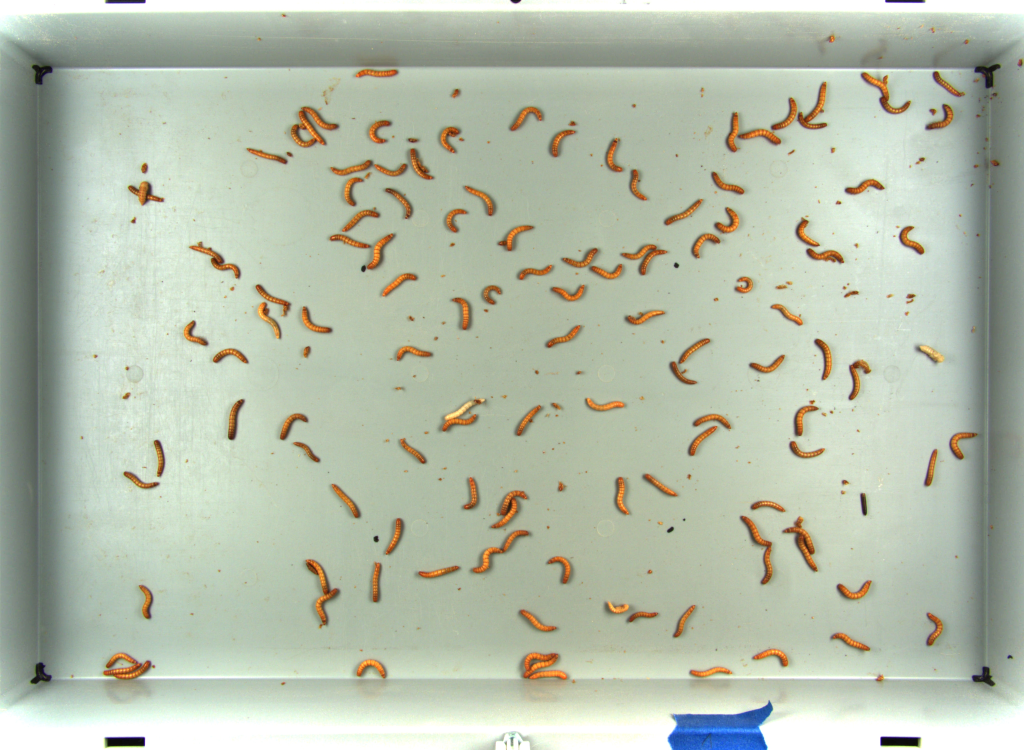
#> input picture Lab04/Lab4_dane/proc_20221213112112426_image0.jpg, 4096 x 3000 px (shown at 1/4 size)
$ jupyter execute --allow-errors Lab4_detekcja.ipynb
#> lines starting #> are read from the running program, lines starting #| are printed output that depends on the picture
### Laboratorium 4, część 1: Detekcja obiektów metodami klasycznymi

#### _Fabuła_
_Aby nauczyć głęboki model do segmentacji_ amodalnej _(tj. odpornej na okluzje między obiektami) konieczne jest skonstruowanie odpowiednio anotowanego zbioru uczącego.
Pozyskanie takich danych w drodze manualnej anotacji jest zbyt kosztowne, dlatego obieramy podejście oparte o generowanie danych syntetycznych.
Dane generowane będą na podstawie zbioru_ modalnego, _tj. zawierającego wyłącznie nieprzysłonięte obiekty.
Obiekty te należy najpierw wysegmentować ze specjalnie przygotowanych obrazów źródłowych, a następnie przeanalizować ich kształty -- ten właśnie krok będzie Twoim zadaniem._

#### Zadania

Twoim celem jest wykonanie detekcji i segmentacji _obiektów zainteresowania_ z podanych obrazów źródłowych.

W **pierwszej kolejności** przygotujesz potok przetwarzania przyjmujący obraz kolorowy w przestrzeni BGR/RGB a zwracający kolekcję obiektów opisanych (1) prostokątem otaczającym (_bounding box_) - na potrzeby detekcji, oraz (2) maską binarną **lub** konturem (tj. zbiorem koordynat punktów brzegowych).
Potok przetwarzania powinien obejmować binaryzację obrazu kolorowego (znanymi Ci już metodami), detekcję komponentów spójności ([`cv2.findContours`](https://docs.opencv.org/4.x/d3/dc0/group__imgproc__shape.html#gadf1ad6a0b82947fa1fe3c3d497f260e0)), oraz analizę blobów binarnych (obiektów).
Wykryte obiekty należy przefiltrować tak, aby pozostawić wyłącznie _obiekty zainteresowania_, tj. pojedyncze larwy.
Należy więc usunąć:
* drobne obiekty niebędące larwami,
* instancje złączone,
* wszelkie inne zakłócenia.

Zaimplementuj również funkcję pozwalającą na zaprezentowanie wyników detekcji w formie rysowania prostokątów odpowiadających instancjom oraz segmentacji w formie zaznaczania pikseli należących do instancji (może być w jednej funkcji z opcją wyboru).

**Następnie** opracujesz moduł przetwarzania poszczególnych instancji na poziomie masek binarnych lub konturów.
Moduł ten ma przyjmować pojedynczą instancję i wyznaczać dla niej podstawowe informacje, takie jak:
* długość (skorzystaj z [`skimage.morphology.skeletonize`](https://scikit-image.org/docs/stable/api/skimage.morphology.html#skimage.morphology.skeletonize)) - relatywnie łatwa do _estymacji_, ale dość trudna do precyzyjnego _pomiaru_,
* grubość - może stanowić wyzwanie,
* klasyfikację kształtu (I-kształtne, S-kształtne, C-kształtne) -- potencjalnie trudne zadanie,
* ...

Nie musisz implementować ich wszystkich: na maksymalną ocenę wystarczą dwie miary zrobione _nieźle_ lub jedna opracowana _solidnie_.

#### Oczekiwane rezultaty
1. Zaprojektowanie potoku przetwarzania do detekcji i segmentacji - skonstruuj go najlepiej jako pojedynczą funkcję, ale pozostaw ślad z dokonywanych po drodze eksperymentów, tak aby możliwe było przeanalizowanie przebiegu operacji krok po kroku.
2. Zadbaj o możliwość przetworzenia tylko wybranego RoI z obrazu, aby można było przyjrzeć się "z bliska" wybranym rejonom (np. trudniejszym) -- rekomenduję zacząć pracę od wybrania mniejszego, wygodniejszego w przetwarzaniu rejonu.
3. Działanie modułu analizy zademonstruj na kilku wybranych przykładach, także umożliwiając podgląd operacji krok po kroku.
4. Debugging - jeśli na którymkolwiek etapie pojawią się problemy, których nie potrafisz rozwiązać, postaraj się przynajmniej przeanalizować, co je powoduje.

#### Literatura
1. [`cv2.findContours`](https://docs.opencv.org/4.x/d3/dc0/group__imgproc__shape.html#gadf1ad6a0b82947fa1fe3c3d497f260e0), [OpenCV Structural Analysis and Shape Descriptors](https://docs.opencv.org/4.x/d3/dc0/group__imgproc__shape.html), [OpenCV Drawing Functions](https://docs.opencv.org/4.x/d6/d6e/group__imgproc__draw.html)
2. Publikacja, której częścią był potok przetwarzania podobny do tego, który zaimplementujesz: https://ieeexplore.ieee.org/document/10924163

[cell 1]
from typing import List

import os
import cv2
import numpy as np
import matplotlib.pyplot as plt
import ipywidgets as widgets
from ipywidgets import interact, fixed
import random
from skimage.morphology import reconstruction
import csv, json
from scipy.sparse import coo_matrix
from scipy.sparse.csgraph import dijkstra
from scipy.ndimage import uniform_filter1d
import skimage.morphology as skm

[cell 2]
# staraj się projektować potok przetwarzania na jednym obrazie, a następnie przetestować go na drugim
calib = cv2.imread('Lab4_dane/proc_20221213112112426_image0.jpg')
#> calib is the input picture: shape (3000, 4096, 3); mean B, G, R 171.2, 189.5, 180.5
test = cv2.imread('Lab4_dane/proc_20221213112219030_image0.jpg')
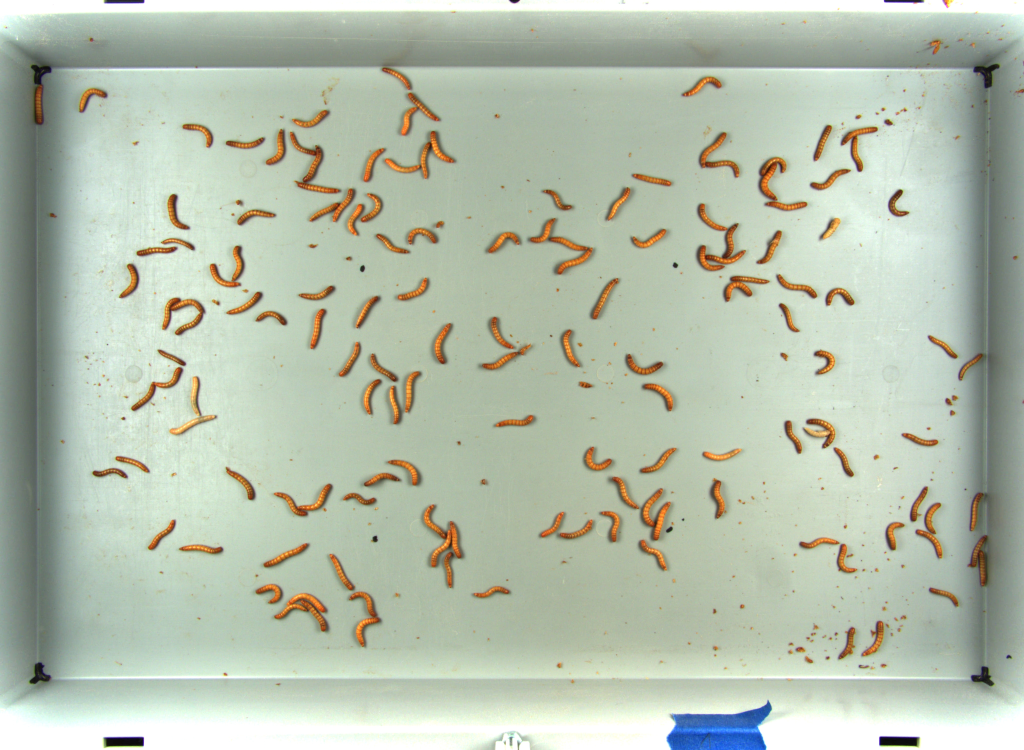
#> input picture Lab04/Lab4_dane/proc_20221213112219030_image0.jpg, 4096 x 3000 px (shown at 1/4 size)
#> test is the input picture: shape (3000, 4096, 3); mean B, G, R 173.2, 191.1, 180.7

[cell 3]
f, (a1, a2) = plt.subplots(1,2,figsize=(16,12))
a1.imshow(calib[...,::-1].transpose((1,0,2)))
a2.imshow(test[...,::-1].transpose((1,0,2)))
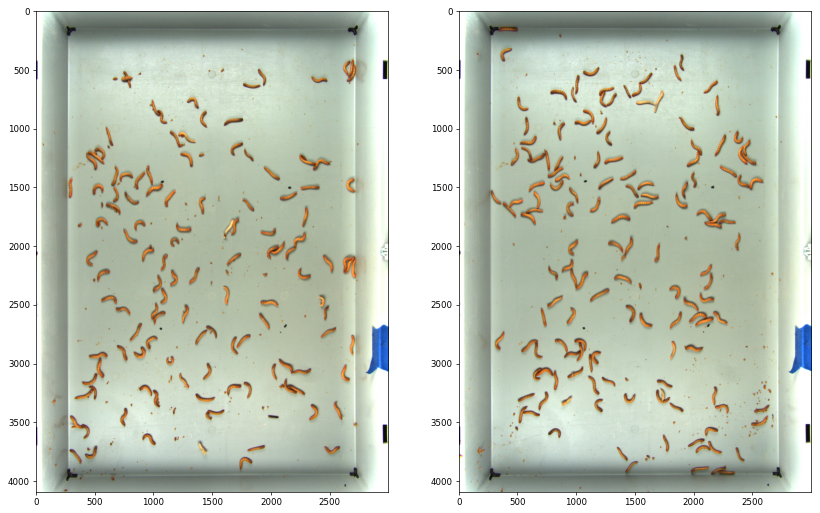
#> figure drawn by matplotlib, 2 panels

[cell 4]
def analyze_hsv(image_bgr, show_original=True, bins_h=180, bins_sv=256,
                save_dir=None):
#> called with show_original = False, bins_h = 180, bins_sv = 256, save_dir = 'out_calib'
    if save_dir is not None:
        os.makedirs(save_dir, exist_ok=True)

    def save_img(name, img):
        if save_dir is not None:
            cv2.imwrite(os.path.join(save_dir, f"{name}.png"), img)

    hsv = cv2.cvtColor(image_bgr, cv2.COLOR_BGR2HSV)
#> hsv: shape (3000, 4096, 3); mean H, S, V 50.3, 32.1, 192.7
    h, s, v = cv2.split(hsv)
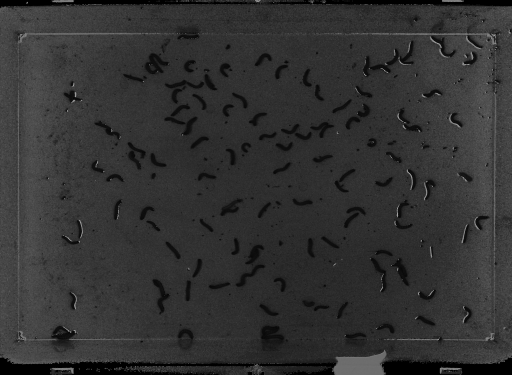
#> h: shape (3000, 4096) (shown at 1/8 size); min 0, max 179, mean 50.3
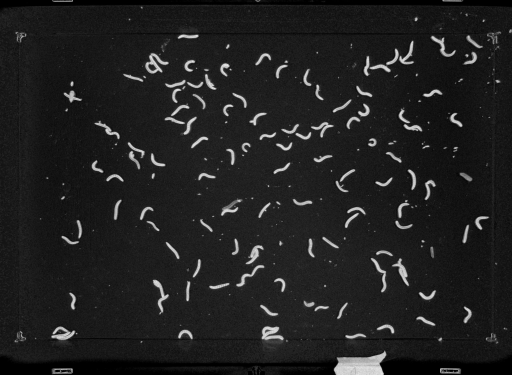
#> s: shape (3000, 4096) (shown at 1/8 size); min 0, max 255, mean 32.1
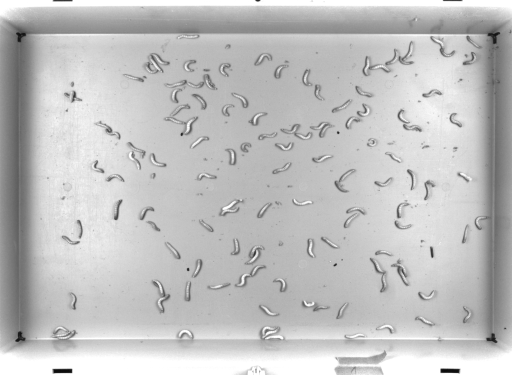
#> v: shape (3000, 4096) (shown at 1/8 size); min 7, max 255, mean 192.7

    save_img("01_original", image_bgr)
    save_img("02_channel_S", s)

    if show_original:
        plt.figure(figsize=(6, 5))
        plt.imshow(cv2.cvtColor(image_bgr, cv2.COLOR_BGR2RGB))
        plt.title('Original image')
        plt.axis('off')
        plt.show()

    fig, axes = plt.subplots(1, 3, figsize=(15, 5))
    axes[0].imshow(h, cmap='gray')
    axes[0].set_title('Channel H (Hue)')
    axes[1].imshow(s, cmap='gray')
    axes[1].set_title('Channel S (Saturation)')
    axes[2].imshow(v, cmap='gray')
    axes[2].set_title('Channel V (Value)')
    for ax in axes:
        ax.axis('off')
    plt.tight_layout()
    if save_dir is not None:
        fig.savefig(os.path.join(save_dir, f"02_channels_figure.png"), dpi=150)
    plt.show()

    fig, axes = plt.subplots(1, 3, figsize=(15, 4))
    axes[0].hist(h.flatten(), bins=bins_h, color='red', range=(0, 180))
    axes[0].set_title('Histogram H (Hue)')
    axes[1].hist(s.flatten(), bins=bins_sv, color='green', range=(0, 255))
    axes[1].set_title('Histogram S (Saturation)')
    axes[2].hist(v.flatten(), bins=bins_sv, color='blue', range=(0, 255))
    axes[2].set_title('Histogram V (Value)')
    for ax in axes:
        ax.set_xlabel('Pixel value')
        ax.set_ylabel('Pixel count')
        ax.grid(True, linestyle='--', alpha=0.5)
    plt.tight_layout()
    if save_dir is not None:
        fig.savefig(os.path.join(save_dir, f"02_histograms.png"),
                    dpi=150)
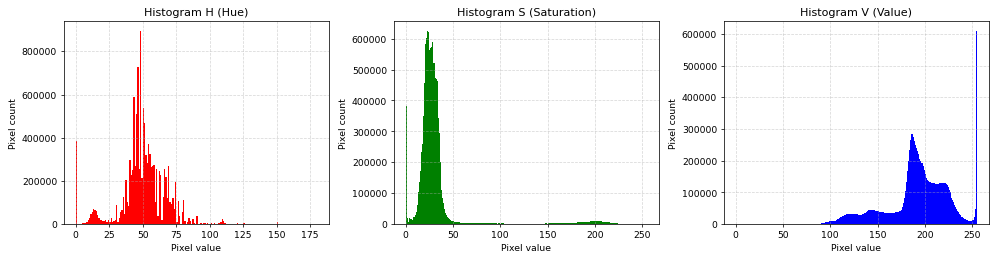
#> figure drawn by matplotlib, 3 panels; panel 1: tallest bar 894622 high, from x = 48 to 49; panel 2: tallest bar 624964 high, from x = 22.91 to 23.91; panel 3: tallest bar 609215 high, from x = 254 to 255
#> (the rest of the program and of its run is left out)
